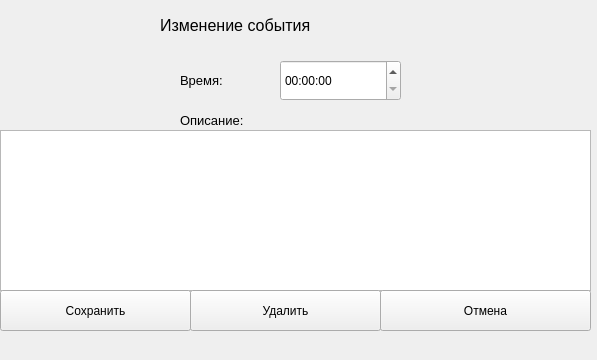
<?xml version="1.0" encoding="UTF-8"?>
<ui version="4.0">
 <class>MainWindow</class>
 <widget class="QMainWindow" name="MainWindow">
  <property name="geometry">
   <rect>
    <x>0</x>
    <y>0</y>
    <width>597</width>
    <height>360</height>
   </rect>
  </property>
  <property name="windowTitle">
   <string>Изменение события</string>
  </property>
  <widget class="QWidget" name="centralwidget">
   <widget class="QLabel" name="label">
    <property name="geometry">
     <rect>
      <x>160</x>
      <y>0</y>
      <width>271</width>
      <height>51</height>
     </rect>
    </property>
    <property name="font">
     <font>
      <pointsize>12</pointsize>
     </font>
    </property>
    <property name="text">
     <string>Изменение события</string>
    </property>
   </widget>
   <widget class="QTimeEdit" name="timeE">
    <property name="geometry">
     <rect>
      <x>280</x>
      <y>60</y>
      <width>121</width>
      <height>41</height>
     </rect>
    </property>
   </widget>
   <widget class="QLabel" name="label_2">
    <property name="geometry">
     <rect>
      <x>180</x>
      <y>70</y>
      <width>61</width>
      <height>21</height>
     </rect>
    </property>
    <property name="font">
     <font>
      <pointsize>10</pointsize>
     </font>
    </property>
    <property name="text">
     <string>Время:</string>
    </property>
   </widget>
   <widget class="QLabel" name="label_3">
    <property name="geometry">
     <rect>
      <x>180</x>
      <y>110</y>
      <width>91</width>
      <height>21</height>
     </rect>
    </property>
    <property name="font">
     <font>
      <pointsize>10</pointsize>
     </font>
    </property>
    <property name="text">
     <string>Описание:</string>
    </property>
   </widget>
   <widget class="QPlainTextEdit" name="tE">
    <property name="geometry">
     <rect>
      <x>0</x>
      <y>130</y>
      <width>591</width>
      <height>161</height>
     </rect>
    </property>
   </widget>
   <widget class="QPushButton" name="btnCreate">
    <property name="geometry">
     <rect>
      <x>0</x>
      <y>290</y>
      <width>191</width>
      <height>41</height>
     </rect>
    </property>
    <property name="text">
     <string>Сохранить</string>
    </property>
   </widget>
   <widget class="QPushButton" name="btnCancel">
    <property name="geometry">
     <rect>
      <x>380</x>
      <y>290</y>
      <width>211</width>
      <height>41</height>
     </rect>
    </property>
    <property name="text">
     <string>Отмена</string>
    </property>
   </widget>
   <widget class="QPushButton" name="btnDelete">
    <property name="geometry">
     <rect>
      <x>190</x>
      <y>290</y>
      <width>191</width>
      <height>41</height>
     </rect>
    </property>
    <property name="text">
     <string>Удалить</string>
    </property>
   </widget>
  </widget>
 </widget>
 <resources/>
 <connections/>
</ui>
